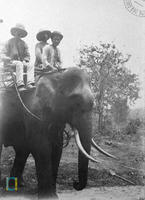
#> input picture data/images/sample/being/being_101.jpg, 145 x 200 px
$ python resize_images.py images/sample/being   (Python 2 division)
#> lines starting #> are read from the running program, lines starting #| are printed output that depends on the picture
import sys
import os
from PIL import Image


def get_lowest_resolution(image_dir):
#> called with image_dir = 'data/images/sample/being'
    min_width, min_height = 9999, 9999
    for root, dirs, files in os.walk(images_dir):
        for f in files:
            image = os.path.join(root, f)
            width, height = Image.open(image).size
#> width = 145; height = 200
            min_width = lower(min_width, width)
#> min_width = 145
            min_height = lower(min_height, height)
#> min_height = 200
    return min_width, min_height


def lower(first, last):
    if first < last:
        return first
    return last

if __name__ == '__main__':
    images_dir = sys.argv[1]
    if os.path.isdir(images_dir):
        images_dir = os.path.abspath(images_dir)
        w, h = get_lowest_resolution(images_dir)
#> w = 145; h = 144
        print "min w %d, min h %d" %  (w, h)
#| min w 145, min h 144
        for root, dirs, files in os.walk(images_dir):
            for f in files:
                image = os.path.join(root, f)
                print image
                im = Image.open(image).resize((w, h), Image.BICUBIC)
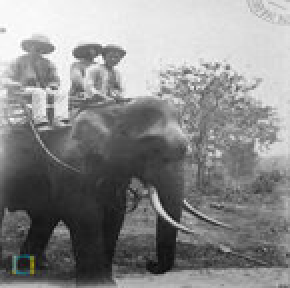
#> im: PIL image 145x144 RGB (shown 2 times larger); mean R, G, B 138.1, 138.2, 138.1
                im.save(image)

    else:
        raise Exception("Please specific image url")
